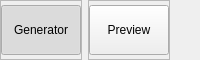
               <widget class="QWidget" name="billMenuSection" native="true">
                <property name="minimumSize">
                 <size>
                  <width>0</width>
                  <height>60</height>
                 </size>
                </property>
                <property name="maximumSize">
                 <size>
                  <width>16777215</width>
                  <height>60</height>
                 </size>
                </property>
                <layout class="QVBoxLayout" name="verticalLayout_13">
                 <property name="leftMargin">
                  <number>0</number>
                 </property>
                 <property name="topMargin">
                  <number>0</number>
                 </property>
                 <property name="rightMargin">
                  <number>0</number>
                 </property>
                 <property name="bottomMargin">
                  <number>0</number>
                 </property>
                 <item alignment="Qt::AlignLeft">
                  <widget class="QWidget" name="widget_3" native="true">
                   <layout class="QHBoxLayout" name="horizontalLayout_3">
                    <property name="leftMargin">
                     <number>0</number>
                    </property>
                    <property name="topMargin">
                     <number>0</number>
                    </property>
                    <property name="rightMargin">
                     <number>0</number>
                    </property>
                    <property name="bottomMargin">
                     <number>0</number>
                    </property>
                    <item>
                     <widget class="QFrame" name="frame_6">
                      <property name="minimumSize">
                       <size>
                        <width>0</width>
                        <height>0</height>
                       </size>
                      </property>
                      <property name="frameShape">
                       <enum>QFrame::StyledPanel</enum>
                      </property>
                      <property name="frameShadow">
                       <enum>QFrame::Raised</enum>
                      </property>
                      <layout class="QVBoxLayout" name="verticalLayout_14">
                       <property name="leftMargin">
                        <number>0</number>
                       </property>
                       <property name="topMargin">
                        <number>0</number>
                       </property>
                       <property name="rightMargin">
                        <number>0</number>
                       </property>
                       <property name="bottomMargin">
                        <number>0</number>
                       </property>
                       <item>
                        <widget class="QPushButton" name="goToBillInputPage">
                         <property name="minimumSize">
                          <size>
                           <width>75</width>
                           <height>50</height>
                          </size>
                         </property>
                         <property name="maximumSize">
                          <size>
                           <width>16777215</width>
                           <height>50</height>
                          </size>
                         </property>
                         <property name="cursor">
                          <cursorShape>PointingHandCursor</cursorShape>
                         </property>
                         <property name="text">
                          <string>Generator</string>
                         </property>
                         <property name="checkable">
                          <bool>true</bool>
                         </property>
                         <property name="checked">
                          <bool>true</bool>
                         </property>
                        </widget>
                       </item>
                      </layout>
                     </widget>
                    </item>
                    <item>
                     <widget class="QFrame" name="frame_7">
                      <property name="frameShape">
                       <enum>QFrame::StyledPanel</enum>
                      </property>
                      <property name="frameShadow">
                       <enum>QFrame::Raised</enum>
                      </property>
                      <layout class="QVBoxLayout" name="verticalLayout_15">
                       <property name="spacing">
                        <number>0</number>
                       </property>
                       <property name="leftMargin">
                        <number>0</number>
                       </property>
                       <property name="topMargin">
                        <number>0</number>
                       </property>
                       <property name="rightMargin">
                        <number>0</number>
                       </property>
                       <property name="bottomMargin">
                        <number>0</number>
                       </property>
                       <item>
                        <widget class="QPushButton" name="goToBillPreviewPage">
                         <property name="minimumSize">
                          <size>
                           <width>75</width>
                           <height>50</height>
                          </size>
                         </property>
                         <property name="maximumSize">
                          <size>
                           <width>16777215</width>
                           <height>50</height>
                          </size>
                         </property>
                         <property name="cursor">
                          <cursorShape>PointingHandCursor</cursorShape>
                         </property>
                         <property name="text">
                          <string>Preview</string>
                         </property>
                         <property name="checkable">
                          <bool>true</bool>
                         </property>
                        </widget>
                       </item>
                      </layout>
                     </widget>
                    </item>
                   </layout>
                  </widget>
                 </item>
                </layout>
               </widget>
